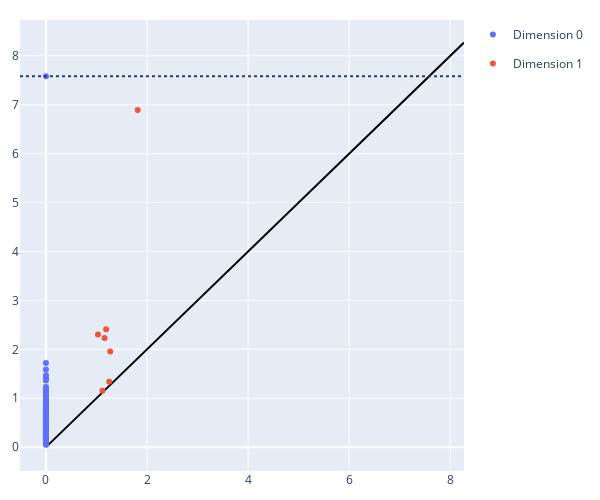

Notebook cell for this chart:
### Markdown cell above
#### Visualize Homology
See a persistence diagram and barcode for the homology.

Based on the data input (`points2.csv`), we expect there to be only one 1D cycle, 1 large 2D cycle which lasts the longest, and 4 smaller 2D cycles that last a smaller amount of time not including noise.

### Code cell
# Persistance diagram
fig = oat.plot.pd(homology)
fig.update_layout(
        width=600, 
        height=500,
        margin=dict(l=20, r=20, t=20, b=20)
    )
fig.show()
